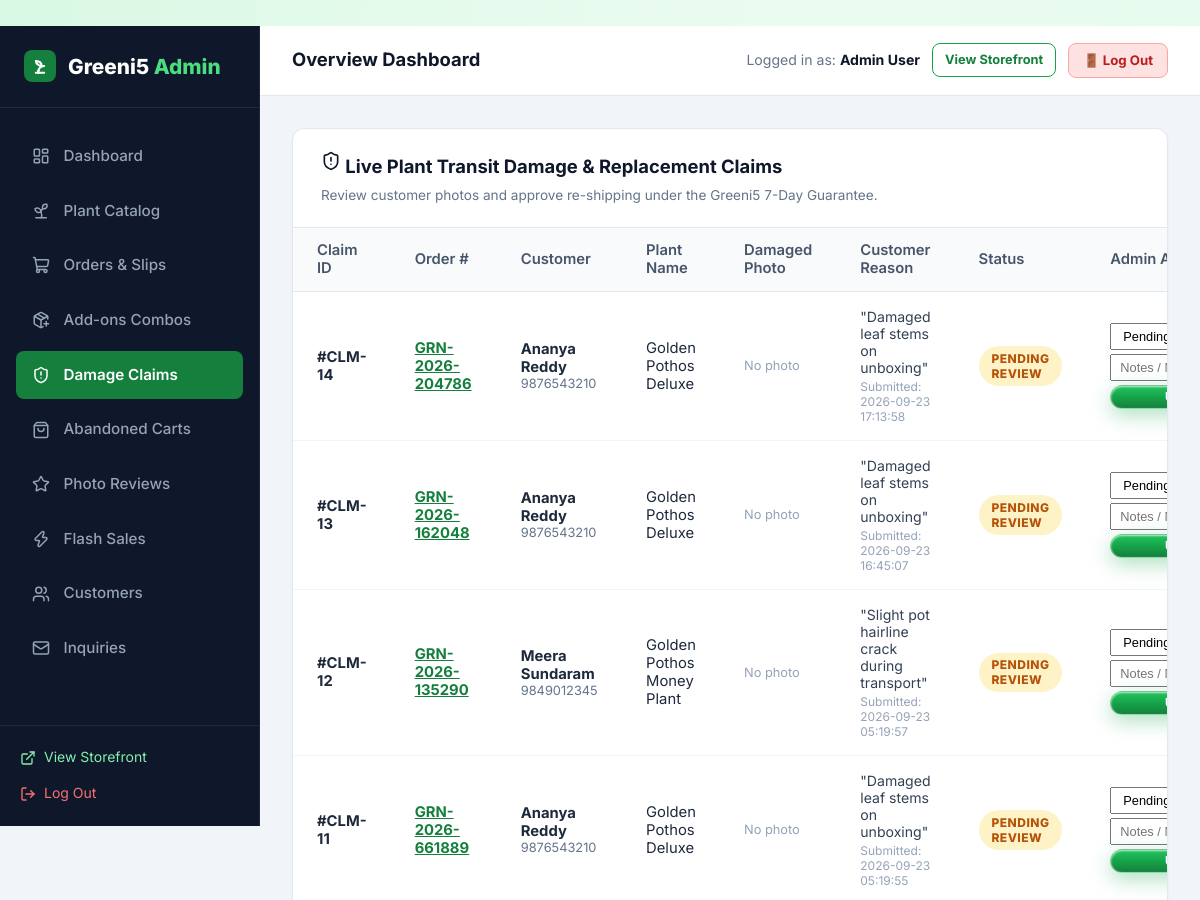
/admin/replacements (signed in, upper part), run on an earlier commit of the app's database.
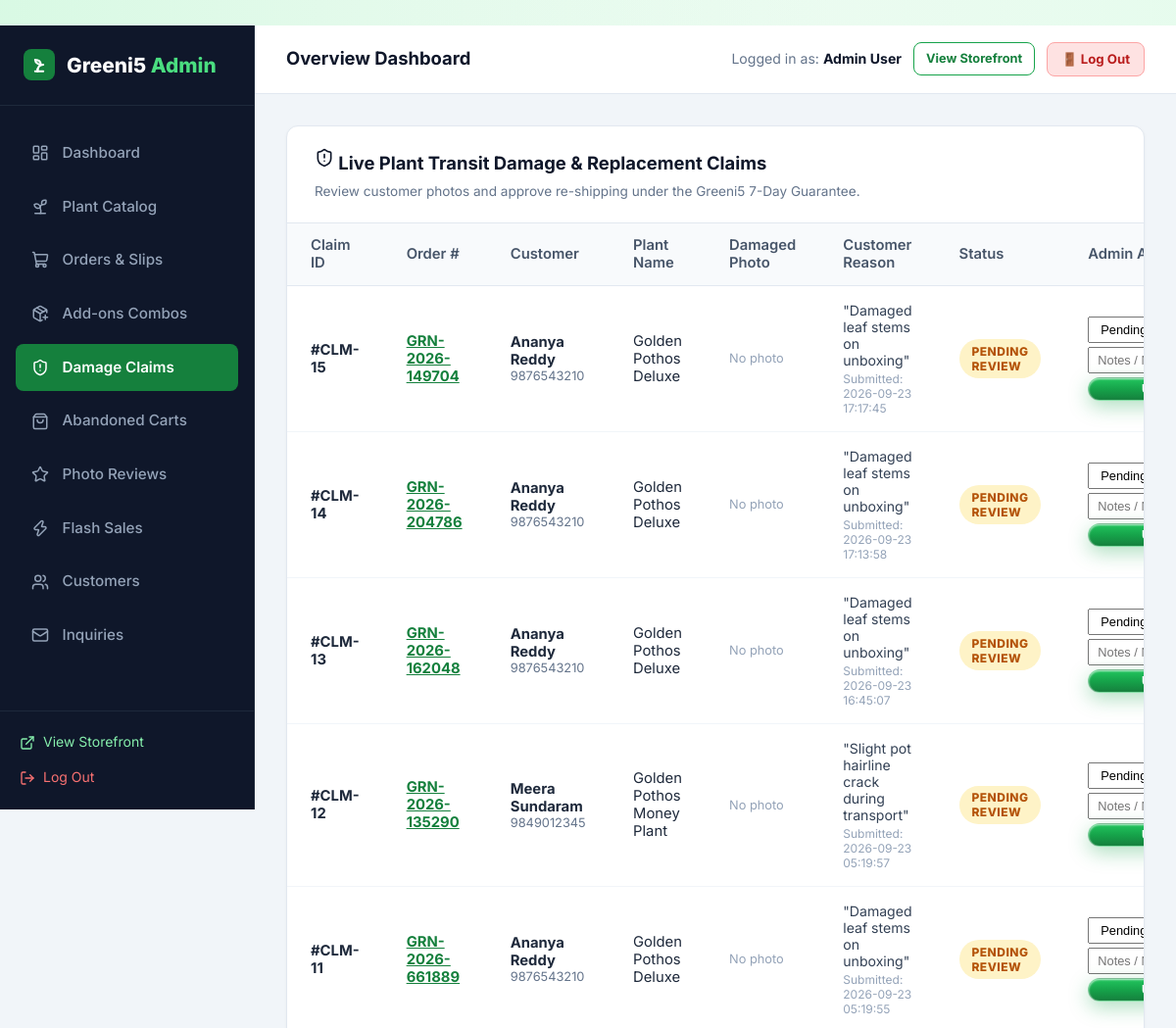
And on a later commit of the database.
### tables this page shows
CREATE TABLE replacement_claims (
        id INTEGER PRIMARY KEY AUTOINCREMENT,
        order_id INTEGER NOT NULL,
        user_id INTEGER,
        plant_name TEXT NOT NULL,
        reason TEXT NOT NULL,
        photo_url TEXT NOT NULL,
        status TEXT DEFAULT 'Pending',
        admin_notes TEXT,
        created_at TIMESTAMP DEFAULT CURRENT_TIMESTAMP,
        resolved_at TIMESTAMP,
        FOREIGN KEY (order_id) REFERENCES orders(id) ON DELETE CASCADE,
        FOREIGN KEY (user_id) REFERENCES users(id) ON DELETE SET NULL
    );

CREATE TABLE orders (
    id INTEGER PRIMARY KEY AUTOINCREMENT,
    order_number TEXT UNIQUE NOT NULL,
    user_id INTEGER,
    customer_name TEXT NOT NULL,
    customer_email TEXT NOT NULL,
    customer_phone TEXT NOT NULL,
    shipping_address TEXT NOT NULL,
    city TEXT NOT NULL,
    state TEXT NOT NULL,
    pincode TEXT NOT NULL,
    payment_method TEXT NOT NULL DEFAULT 'COD',
    payment_status TEXT NOT NULL DEFAULT 'Pending',
    order_status TEXT NOT NULL DEFAULT 'Pending',
    total_amount REAL NOT NULL,
    notes TEXT,
    created_at TIMESTAMP DEFAULT CURRENT_TIMESTAMP, courier_name TEXT DEFAULT '', tracking_number TEXT DEFAULT '', tracking_url TEXT DEFAULT '', invoice_number TEXT DEFAULT '', is_gift INTEGER DEFAULT 0, gift_recipient_name TEXT DEFAULT '', gift_message TEXT DEFAULT '', gift_wrap_fee REAL DEFAULT 0.0,
    FOREIGN KEY (user_id) REFERENCES users(id) ON DELETE SET NULL
);

### app.py (the view)
@app.route('/admin/replacements')
@admin_required
def admin_replacements():
    claims = query_db('''
        SELECT rc.*, o.order_number, o.customer_name, o.customer_phone
        FROM replacement_claims rc
        JOIN orders o ON rc.order_id = o.id
        ORDER BY rc.id DESC
    ''')
    return render_template('admin/replacements.html', claims=claims)

### app.py (called while the page is built)
def admin_required(f):
    @wraps(f)
    def decorated_function(*args, **kwargs):
        if 'user_id' not in session:
            flash('Admin authentication required.', 'warning')
            return redirect(url_for('login', next=request.url))
        user = query_db('SELECT role FROM users WHERE id = ?', (session['user_id'],), one=True)
        if not user or user['role'] != 'admin':
            flash('Access denied. Administrator privileges required.', 'danger')
            return redirect(url_for('index'))
        return f(*args, **kwargs)
    return decorated_function

### database.py (called while the page is built)
def get_db():
    db = getattr(g, '_database', None)
    if db is None:
        db = g._database = sqlite3.connect(DATABASE)
        db.row_factory = sqlite3.Row
        db.execute('PRAGMA foreign_keys = ON;')
    return db

def query_db(query, args=(), one=False):
    cur = get_db().execute(query, args)
    rv = cur.fetchall()
    cur.close()
    return (rv[0] if rv else None) if one else rv

### templates/admin/replacements.html (shortened to what this page needs)
﻿{% extends "admin/base_admin.html" %}
{% block admin_content %}
<div class="admin-card">
  <div class="admin-card-header">
    <div>
      <h3 class="admin-card-title"><i data-lucide="shield-alert" style="width: 20px;"></i> Live Plant Transit Damage & Replacement Claims</h3>
      <p style="font-size: 0.85rem; color: #64748b; margin-top: 4px;">Review customer photos and approve re-shipping under the Greeni5 7-Day Guarantee.</p>
    </div>
  </div>
  <div class="table-responsive">
    <table class="admin-table">
      <thead>
        <tr>
          <th>Claim ID</th>
          <th>Order #</th>
          <th>Customer</th>
          <th>Plant Name</th>
          <th>Damaged Photo</th>
          <th>Customer Reason</th>
          <th>Status</th>
          <th>Admin Action</th>
        </tr>
      </thead>
      <tbody>
        {% for claim in claims %}
        <tr>
          <td><strong>#CLM-{{ claim.id }}</strong></td>
          <td>
            <a href="{{ url_for('admin_orders') }}?search={{ claim.order_number }}" style="color: #15803d; font-weight: 700; text-decoration: underline;">
              {{ claim.order_number }}
            </a>
          </td>
          <td>
            <div><strong>{{ claim.customer_name }}</strong></div>
            <div style="font-size: 0.8rem; color: #64748b;">{{ claim.customer_phone }}</div>
          </td>
          <td>{{ claim.plant_name }}</td>
          <td>
            {% if claim.photo_url %}
              <a href="{{ claim.photo_url }}" target="_blank" title="Click to open full photo">
                <img src="{{ claim.photo_url }}" alt="Damaged plant" style="width: 60px; height: 60px; border-radius: 8px; object-fit: cover; border: 2px solid #ef4444;">
              </a>
            {% else %}
              <span style="color: #94a3b8; font-size: 0.8rem;">No photo</span>
            {% endif %}
          </td>
          <td style="font-size: 0.88rem; color: #334155; max-width: 240px;">
            "{{ claim.reason }}"
            <div style="font-size: 0.75rem; color: #94a3b8; margin-top: 3px;">Submitted: {{ claim.created_at }}</div>
          </td>
          <td>
            {% if claim.status == 'Pending' %}
              <span class="badge badge-pending">Pending Review</span>
            {% elif claim.status == 'Approved' %}
              <span class="badge badge-accepted">Approved</span>
            {% elif claim.status == 'Reshipped' %}
              <span class="badge badge-shipped">Re-Shipped</span>
            {% else %}
              <span class="badge badge-rejected">Rejected</span>
            {% endif %}
          </td>
          <td>
            <form action="{{ url_for('admin_claim_status_update', claim_id=claim.id) }}" method="POST" style="display: flex; flex-direction: column; gap: 4px;">
              <select name="status" class="form-control" style="font-size: 0.8rem; padding: 4px 8px;">
                <option value="Pending" {% if claim.status == 'Pending' %}selected{% endif %}>Pending</option>
              </select>
              <input type="text" name="admin_notes" value="{{ claim.admin_notes or '' }}" placeholder="Notes / New AWB..." class="form-control" style="font-size: 0.8rem; padding: 4px 8px;">
              <button type="submit" class="btn btn-primary btn-sm" style="font-size: 0.75rem; padding: 4px;">Update Status</button>
            </form>
          </td>
        </tr>
        {% endfor %}
      </tbody>
    </table>
  </div>
</div>
{% endblock %}

What changed in the data, as far as the page shows it:
added replacement_claims: id "15", order_number "GRN-2026-149704", customer_name "Ananya Reddy", customer_phone "9876543210", plant_name "Golden Pothos Deluxe", photo_url "No photo", reason "Damaged leaf stems on unboxing", created_at "2026-09-23 17:17:45", shows "PENDING REVIEW", status "Pending"
